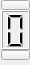
          <widget class="QFrame" name="verticalFrame_4">
           <property name="sizePolicy">
            <sizepolicy hsizetype="Fixed" vsizetype="Fixed">
             <horstretch>0</horstretch>
             <verstretch>0</verstretch>
            </sizepolicy>
           </property>
           <property name="minimumSize">
            <size>
             <width>30</width>
             <height>65</height>
            </size>
           </property>
           <property name="maximumSize">
            <size>
             <width>30</width>
             <height>65</height>
            </size>
           </property>
           <widget class="QPushButton" name="nixie1mUp">
            <property name="geometry">
             <rect>
              <x>1</x>
              <y>0</y>
              <width>29</width>
              <height>10</height>
             </rect>
            </property>
            <property name="sizePolicy">
             <sizepolicy hsizetype="Preferred" vsizetype="Preferred">
              <horstretch>0</horstretch>
              <verstretch>0</verstretch>
             </sizepolicy>
            </property>
            <property name="minimumSize">
             <size>
              <width>29</width>
              <height>0</height>
             </size>
            </property>
            <property name="maximumSize">
             <size>
              <width>16777215</width>
              <height>10</height>
             </size>
            </property>
            <property name="cursor">
             <cursorShape>SizeVerCursor</cursorShape>
            </property>
            <property name="autoFillBackground">
             <bool>false</bool>
            </property>
            <property name="text">
             <string/>
            </property>
            <property name="autoRepeat">
             <bool>true</bool>
            </property>
            <property name="flat">
             <bool>false</bool>
            </property>
           </widget>
           <widget class="QLCDNumber" name="nixie1m">
            <property name="enabled">
             <bool>true</bool>
            </property>
            <property name="geometry">
             <rect>
              <x>1</x>
              <y>10</y>
              <width>29</width>
              <height>40</height>
             </rect>
            </property>
            <property name="sizePolicy">
             <sizepolicy hsizetype="Preferred" vsizetype="Preferred">
              <horstretch>0</horstretch>
              <verstretch>0</verstretch>
             </sizepolicy>
            </property>
            <property name="minimumSize">
             <size>
              <width>29</width>
              <height>40</height>
             </size>
            </property>
            <property name="digitCount">
             <number>1</number>
            </property>
           </widget>
           <widget class="QPushButton" name="nixie1mDown">
            <property name="geometry">
             <rect>
              <x>1</x>
              <y>50</y>
              <width>29</width>
              <height>10</height>
             </rect>
            </property>
            <property name="sizePolicy">
             <sizepolicy hsizetype="Preferred" vsizetype="Preferred">
              <horstretch>0</horstretch>
              <verstretch>0</verstretch>
             </sizepolicy>
            </property>
            <property name="minimumSize">
             <size>
              <width>29</width>
              <height>0</height>
             </size>
            </property>
            <property name="maximumSize">
             <size>
              <width>16777215</width>
              <height>10</height>
             </size>
            </property>
            <property name="cursor">
             <cursorShape>SizeVerCursor</cursorShape>
            </property>
            <property name="autoFillBackground">
             <bool>false</bool>
            </property>
            <property name="text">
             <string/>
            </property>
            <property name="autoRepeat">
             <bool>true</bool>
            </property>
            <property name="flat">
             <bool>false</bool>
            </property>
           </widget>
          </widget>
